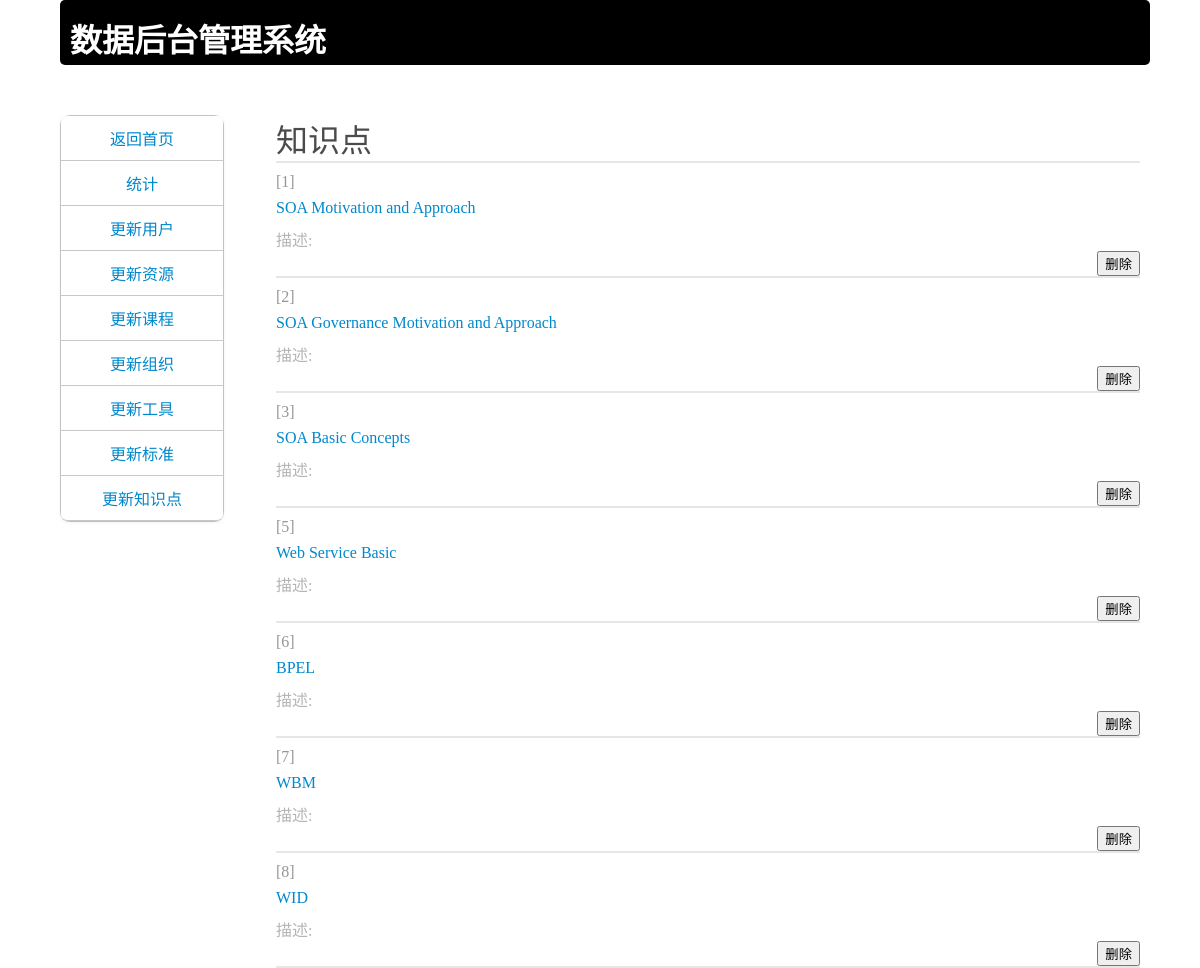
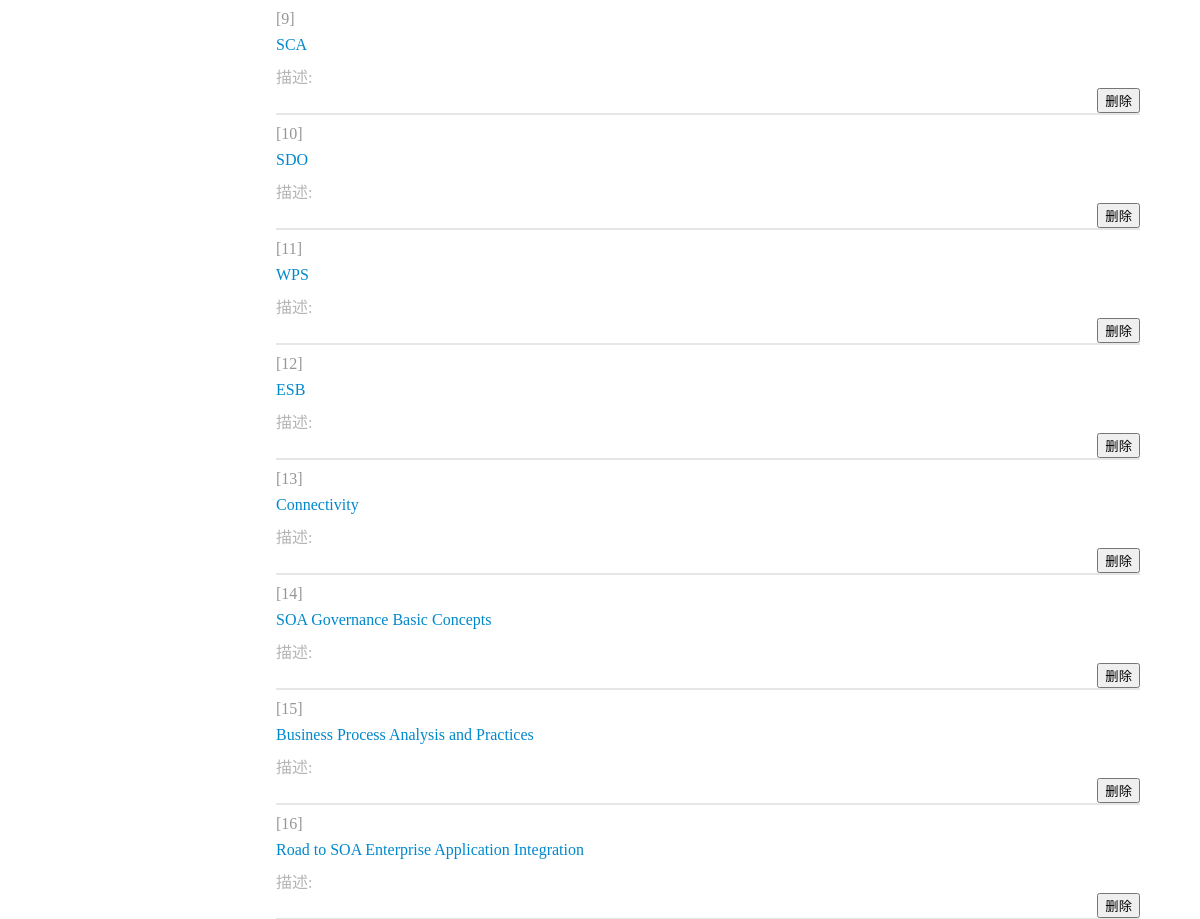
The app's page /management/knowledge with its own data (2 pictures, top to bottom).
### Model.py (models this page shows, shortened)
class KnowledgeElement(db.Model):
    __tablename__ = 'knowledge'
    id = db.Column(db.Integer, primary_key=True)
    name = db.Column(db.String(40), index=True)
    inlogic = db.Column(db.Integer)
    outlogic = db.Column(db.Integer)
    desc = db.Column(db.String(254))
    resource = db.relationship('LResource', secondary='res_ke')

### app.py (the view)
@app.route('/management/knowledge',methods = ['GET', 'POST'])
def updateKnow():
    kes = KnowledgeElement.query.all()
    kid = []
    name = []
    desc = []
    for ke in kes:
        kid.append(ke.id)
        name.append(ke.name)
        desc.append(ke.desc)
    length = len(kes)
    return render_template('updateKnowledge.html', length = length, kids = kid, ke = name, k_desc = desc, name = session.get('name'))

### app.py (called while the page is built)
@app.before_request
def before_request():
   g.user = current_user

### templates/updateKnowledge.html (shortened to what this page needs)
<!DOCTYPE html>
<html>
<head>
  <link rel="stylesheet" href="{{ url_for('static', filename='css/selfcss.css') }}">
  <link rel="stylesheet" href="{{ url_for('static', filename='js/selfjs.js') }}">
</head>
<body class="bbody">
	<div class="abody">
	<div class="top-bar">
		<h1>数据后台管理系统</h1>
	</div>
	<div class="c-body">
		<div class="left-panel">
			<div class="float-panel">
				<ul class="li-menu">
					<li class=""><a href="../index">返回首页</a></li>
					<li class=""><a href="/management">统计</a></li>
 					<li class=""><a href="/management/user">更新用户</a></li>
					<li class=""><a href="/management/resource">更新资源</a></li>
					<li class=""><a href="/management/course">更新课程</a></li>
					<li class=""><a href="/management/organization">更新组织</a></li>
					<li class=""><a href="/management/tool">更新工具</a></li>
					<li class=""><a href="/management/standard">更新标准</a></li>
					<li class=""><a href="/management/knowledge">更新知识点</a></li>
				</ul>
			</div>
		</div>
		<div class="right-body">
			<div class="item-header">
				<h1>知识点</h1>
			</div>
			<div class="database-table">
				<div class="database">
					{% for i in range(length) %}
					<div class="data-li">
						<p class="li-id">[{{kids[i]}}]</p>
						<p class=""><a href="">{{ke[i]}}</a></p>
						<p class="li-desc">描述: {{k_desc[i]}}</p>
						<div>
							<form action="/deleteKnowledge" method="POST">
  								<input type="submit" class="btn btn-danger" value="删除">
  							</form>
						</div>
					</div>
					{% endfor %}
				</div>
			</div>
		</div>
	</div>
</div>
</body>
</html>

### static/css/selfcss.css (style rules this page uses)
.bbody { text-align: center; margin-top: 0; margin-left: 0; margin-right: 0; }
h1 { padding: 0; margin: 0; border: 0; }
.abody { margin: 0 auto; width: 90%; text-align: left; }
.top-bar { border-radius: 5px; background-color: black; width: 100%; height: 50px; position: relative; margin-top: 0px; padding-top: 15px; padding-left: 10px; border-top: 0px; color: white; }
.c-body { width: 100%; top: 50px; position: relative; text-align: center; }
.right-body { width: 80%; height: 100%; float: right; position: relative; margin: 0 auto; }
.left-panel { height: 100%; width: 15%; float: left; position: relative; }
.float-panel { height: auto; width: 100%; position: relative; text-align: center; border: rgb(200, 200, 200) solid; border-width: 1px; border-radius: 10px; }
.li-menu { position: relative; padding: 0px; margin: 0px; background-color: #fff; -webkit-border-radius: 6px; -moz-border-radius: 6px; border-radius: 6px; -webkit-box-shadow: 0 1px 4px rgba(0,0,0,.065); -moz-box-shadow: 0 1px 4px rgba(0,0,0,.065); box-shadow: 0 1px 4px rgba(0,0,0,.065); }
.li-menu li { list-style-type: none; text-align: center; padding: 10px; margin: 0px; border-bottom: 1px rgb(200, 200, 200) solid; }
.li-menu li:first-child { -webkit-border-radius: 6px 6px 0 0; -moz-border-radius: 6px 6px 0 0; border-radius: 6px 6px 0 0; }
.li-menu li:last-child { -webkit-border-radius: 0 0 6px 6px; -moz-border-radius: 0 0 6px 6px; border-radius: 0 0 6px 6px; }
.li-menu li > a:link { text-decoration: none; color: #08c; }
.float-panel ul li a { display: block; }
.item-header { border-bottom: 1px solid rgb(230,230,230); text-align: left; }
.item-header h1 { font-size: 200%; font-weight: lighter; color: rgb(75,75,75); }
.database { padding-left: 0; list-style-type: none; overflow:hidden; }
.database div { padding: 0px; margin: 0px; overflow:hidden; }
.data-li { width: auto; height: auto; padding: 0; border-top: 1px solid rgb(230,230,230); border-bottom: 1px solid rgb(230,230,230); text-align: left; }
.data-li p { margin: 10px 0 0 0; }
.data-li p a { text-decoration: none; color: #08c; }
.data-li div { float: right; }
.li-id { color: rgb(150,150,150); text-align: center; width: 16px; height: 16px; }
.li-desc { color: rgb(180,180,180); word-break:break-word; }

### records on screen
KnowledgeElement: name "SOA Motivation and Approach"
KnowledgeElement: name "SOA Governance Motivation and Approach"
KnowledgeElement: name "SOA Basic Concepts"
KnowledgeElement: name "Web Service Basic"
KnowledgeElement: name "BPEL"
KnowledgeElement: name "WBM"
KnowledgeElement: name "WID"
KnowledgeElement: name "SCA"
KnowledgeElement: name "SDO"
KnowledgeElement: name "WPS"
KnowledgeElement: name "ESB"
KnowledgeElement: name "Connectivity"
KnowledgeElement: name "SOA Governance Basic Concepts"
KnowledgeElement: name "Business Process Analysis and Practices"
KnowledgeElement: name "Road to SOA Enterprise Application Integration"

### other values on screen
{{ kids[i] }} "1" "2" "3" "5" "6" "7" "8" "9" "10" "11" "12" "13" "14" "15" "16"
